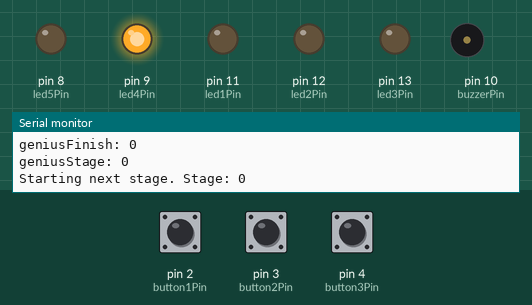
Simulated run of this sketch. Board: Arduino Uno, built with avr-gcc and run on an emulated ATmega328P. Parts: output pins drawn as LEDs (lit = HIGH), buzzer (waves = sounding), the last lines printed to the serial monitor. Inputs (shaded band) come from the test bench; at power-on: pin 2 (button1Pin) LOW, pin 4 (button3Pin) LOW, pin 3 (button2Pin) LOW. Random numbers use the default seed unless the sketch sets one.

Above: at 1.9 s.
2.0 s: pin 2 (button1Pin) pulled HIGH for 0.15 s
At 2.41 s:
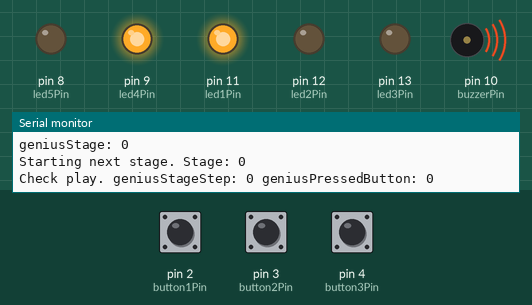
5.0 s: pin 4 (button3Pin) pulled HIGH for 1 s
At 7.8 s:
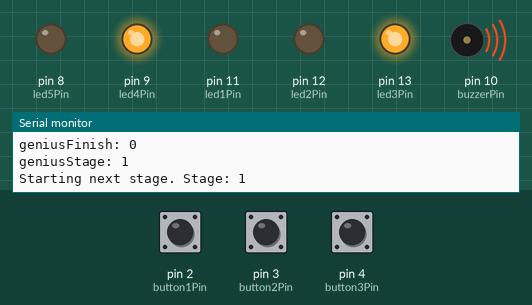
8.0 s: pin 4 (button3Pin) pulled HIGH for 3.2 s
At 11.8 s:
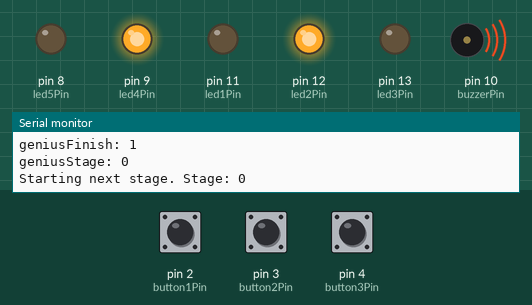
12.7 s: pin 4 (button3Pin) pulled HIGH for 0.15 s
At 15.5 s:
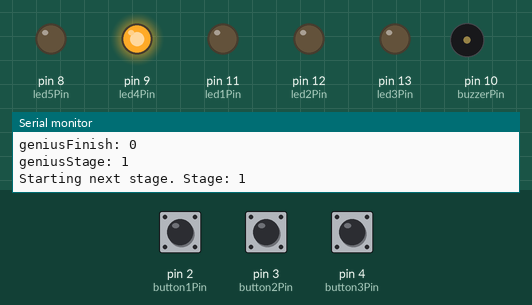
Timing chart, 0 to 16.8 s (numbered marks = the images above; inputs shaded):
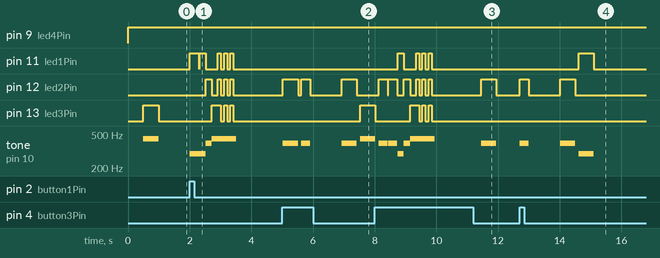

Measured:
- after the input at 2.0 s, pin 12 (led2Pin): LOW → HIGH after 0.51 s, → LOW 0.20 s later, → HIGH 0.20 s later, → LOW 0.10 s later, … (8 changes in this stretch); pin 13 (led3Pin): LOW → HIGH after 0.71 s, then repeats every 0.20 s: LOW 0.10 s, HIGH 0.10 s, until it stays LOW from 3.4 s
- after the input at 5.0 s, pin 13 (led3Pin): LOW → HIGH after 2.5 s
- after the input at 8.0 s, pin 11 (led1Pin): LOW → HIGH after 0.75 s, → LOW 0.20 s later, → HIGH 0.40 s later, → LOW 0.10 s later, … (8 changes in this stretch)
- after the input at 12.7 s, pin 11 (led1Pin): LOW → HIGH after 1.9 s, → LOW 0.50 s later; pin 12 (led2Pin): LOW → HIGH at once, → LOW 0.30 s later, → HIGH 1.0 s later, → LOW 0.50 s later; tone on pin 10 (buzzerPin): plays 392 Hz for 0.30 s, 392 Hz for 0.50 s, 294 Hz for 0.50 s, starting at once

The sketch:

ArduinoCode.ino
```cpp
const int button1Pin  = 2;        //Push button 1
const int button2Pin  = 3;        //Push button 2
const int button3Pin  = 4;        //Push button 3

const int led1Pin     = 11;       //Led pin 1
const int led2Pin     = 12;       //Led pin 2
const int led3Pin     = 13;       //Led pin 3

const int led4Pin     = 9;       //Led pin 4
const int led5Pin     = 8;        //Led pin 5

const int buzzerPin   = 10;       //Buzzer pin

int button1State = 0;             //Button press state 1
int button2State = 0;             //Button press state 2
int button3State = 0;             //Button press state 3

int buzzerTone   = 0;             //Buzzer melody tone

//Genius configuration
int geniusSequence[100] = {};                                 //Genius sequence array
int geniusStage = 0;                                          //Current genius stage
int geniusStageStep = 0;                                      //Current step on stage
int geniusFinish = false;                                     //End of the game
int geniusPressedButton = 0;                                  //Pressed button
int geniusNotes[3] = {294, 392, 440};                         //Genius notes sequence
int geniusLedPins[3] = {led1Pin, led2Pin, led3Pin};           //Led pins sequence
int geniusButtons[3] = {button1Pin, button3Pin, button2Pin};  //Genius buttons
int geniusWinStage = 5;                                       //Steps to win the game
int geniusWinTheGame = false;                                 //Bool to control the win state


void setup() {
  Serial.begin(9600);

  //Pin Modes
  pinMode(button1Pin, INPUT);
  pinMode(button2Pin, INPUT);
  pinMode(button3Pin, INPUT);

  pinMode(led1Pin, OUTPUT);
  pinMode(led2Pin, OUTPUT);
  pinMode(led3Pin, OUTPUT);

  pinMode(led4Pin, OUTPUT);
  pinMode(led5Pin, OUTPUT);

  pinMode(buzzerPin, OUTPUT);

  randomSeed(analogRead(0));
}

void loop() {
  //If game is finished, reset the game
  Serial.print("geniusFinish: ");
  Serial.println(geniusFinish);
  if(geniusFinish) {
    int geniusSequence[100] = {};
    geniusStage = 0;
    geniusStageStep = 0;

    geniusFinish = false;
  }

  //Play melody to start the game!
  Serial.print("geniusStage: ");
  Serial.println(geniusStage);
  if(geniusStage == 0) {
    startGameMelody();
    launchLedsMain();
    delay(500);
  }

  if(geniusStage == geniusWinStage) {
    geniusWinGame();
  }

  //Start the nex stage
  geniusStartNextStage();

  //Reproduce sequence
  geniusReproduceSequence();

  //Wait for player
  geniusWaitForPlayer();

  //Next stage wait
  delay(1000);
}


void startGameMelody() {


}

void geniusStartNextStage() {
  Serial.print("Starting next stage. Stage: ");
  Serial.println(geniusStage);
  int sortedNumber = random(0, 3);
  geniusSequence[geniusStage++] = sortedNumber;
}

void geniusReproduceSequence() {
  for (int i = 0; i < geniusStage; i++) {
    tone(buzzerPin, geniusNotes[geniusSequence[i]]);

    digitalWrite(geniusLedPins[geniusSequence[i]], HIGH);
    delay(500);

    noTone(buzzerPin);

    digitalWrite(geniusLedPins[geniusSequence[i]], LOW);
    delay(100);
  }

  noTone(buzzerPin);
}

void geniusWaitForPlayer() {
  for (int i = 0; i < geniusStage; i++) {
    geniusWaitForPlay();
    geniusCheckPlay();

    if (geniusFinish) {
      break;
    }

    geniusStageStep++;
  }

  geniusStageStep = 0;
}

void geniusWinGame() {
  geniusWinTheGame = true;

  tone(buzzerPin, geniusNotes[0]);
  delay(100);
  tone(buzzerPin, geniusNotes[1]);
  delay(100);
  tone(buzzerPin, geniusNotes[2]);

  for(int o = 0; o < 5; o++) {

    for(int i =0; i < 3; i++) {
      digitalWrite(geniusLedPins[i], HIGH);
    }

    delay(100);

    for(int i =0; i < 3; i++) {
      digitalWrite(geniusLedPins[i], LOW);
    }

    delay(100);
  }

  delay(500);

  tone(buzzerPin, geniusNotes[0]);
  digitalWrite(geniusLedPins[2], HIGH);
  delay(1000);
  tone(buzzerPin, geniusNotes[1]);
  digitalWrite(geniusLedPins[0], HIGH);
  delay(1000);
  tone(buzzerPin, geniusNotes[2]);
  digitalWrite(geniusLedPins[1], HIGH);
  delay(1000);

  noTone(buzzerPin);


  while(true) {
    launchLedsMain();
  }

}
void launchLedsMain() {
  if(geniusWinTheGame == false) {
    digitalWrite(led4Pin, HIGH);
    digitalWrite(led5Pin, LOW);
  } else {
    digitalWrite(led4Pin, LOW);
    digitalWrite(led5Pin, HIGH);
  }

}

void geniusWaitForPlay() {
  boolean played = false;

  while (!played) {

    launchLedsMain();

    for (int i = 0; i < 3; i++) {
      //Serial.print("Button pressed: ");
      //Serial.print(i);
      //Serial.print(" is ");
      //Serial.print(digitalRead(geniusButtons[i]));

      if (digitalRead(geniusButtons[i]) == HIGH) {
        geniusPressedButton = i;

        tone(buzzerPin, geniusNotes[i]);
        digitalWrite(geniusLedPins[i], HIGH);

        delay(300);

        digitalWrite(geniusLedPins[i], LOW);
        noTone(buzzerPin);

        played = true;

      }

      //Serial.println("");
    }

    delay(10);
  }
}

void geniusCheckPlay() {
  Serial.print("Check play. ");
  Serial.print("geniusStageStep: ");
  Serial.print(geniusStageStep);
  Serial.print(" geniusPressedButton: ");
  Serial.println(geniusPressedButton);

  if (geniusSequence[geniusStageStep] != geniusPressedButton) {
    // GAME OVER
    for (int i = 0; i < 3; i++) {
      tone(buzzerPin, geniusNotes[i]);
      digitalWrite(geniusLedPins[i], HIGH);

      delay(200);

      digitalWrite(geniusLedPins[i], LOW);
      noTone(buzzerPin);
    }

    tone(buzzerPin, geniusNotes[2]);

    for (int i = 0; i < 3; i++) {
      digitalWrite(geniusLedPins[0], HIGH);
      digitalWrite(geniusLedPins[1], HIGH);
      digitalWrite(geniusLedPins[2], HIGH);

      delay(100);

      digitalWrite(geniusLedPins[0], LOW);
      digitalWrite(geniusLedPins[1], LOW);
      digitalWrite(geniusLedPins[2], LOW);

      delay(100);
    }

    noTone(buzzerPin);

    geniusFinish = true;

  }
}
```
